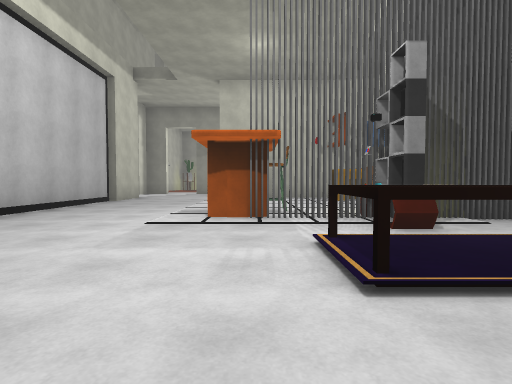
[1] (above)

14 first-person views from a walk through a scene from a Unity 3-D project. The camera is 1.2 m above the floor, tilts 2° down and sees 80° across. The floor is counted in squares, 2 m on a side. Each view is taken from the middle of a square. On the plan, view 1 faces up. The plan holds only what a view shows up to about 9 squares ahead; the rest is blank. The place goes on beyond the plan. The player character is not drawn. Surface patterns are stand-ins for the level's own textures.

[2]
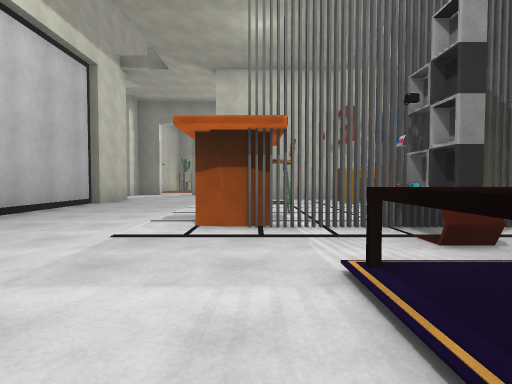

[3]
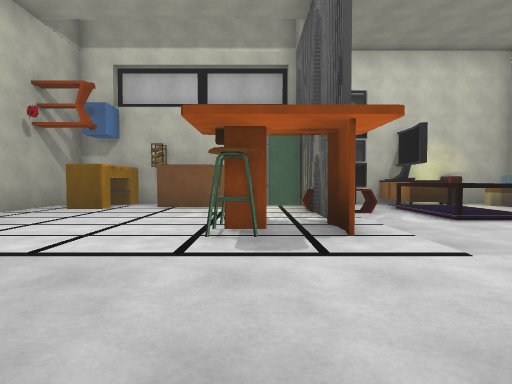

[4]
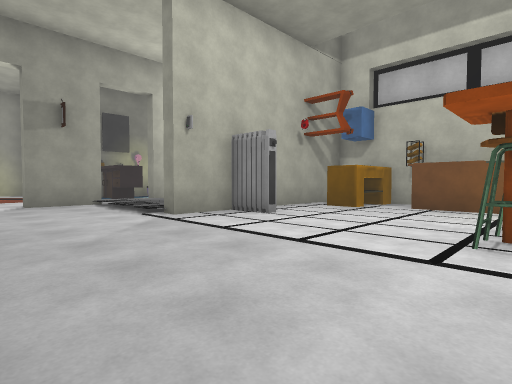

[5]
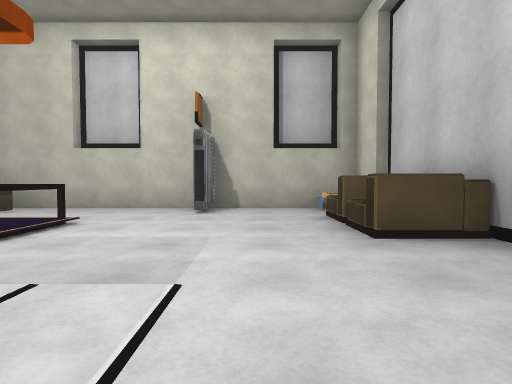

[6]
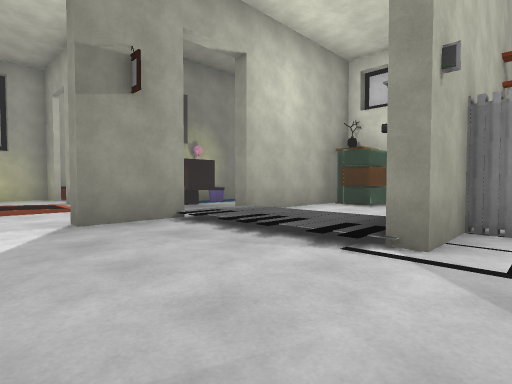

[7]
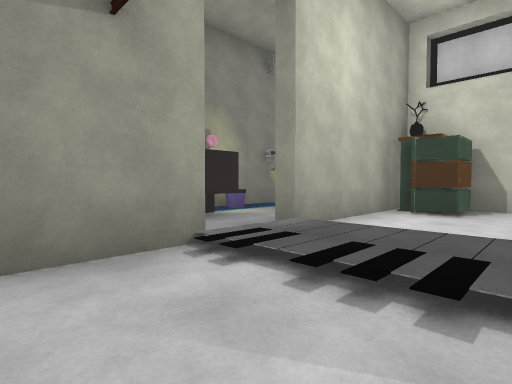

[8]
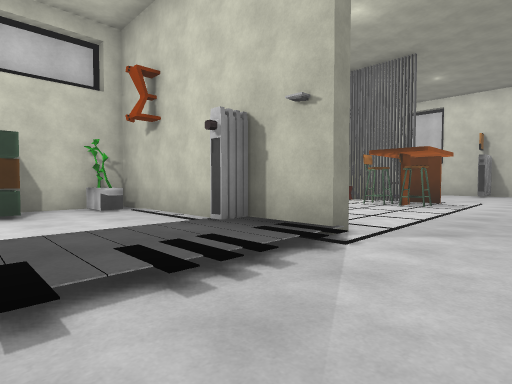

[9]
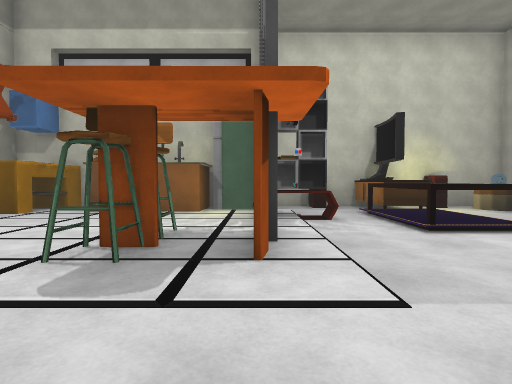

[10]
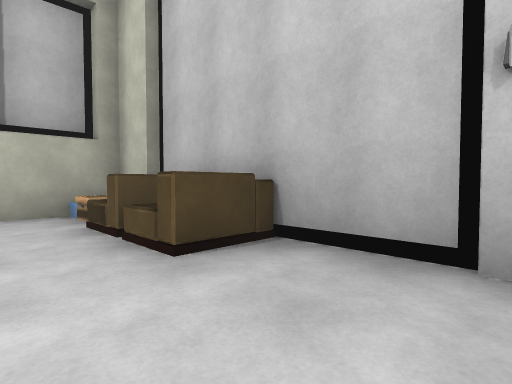

[11]
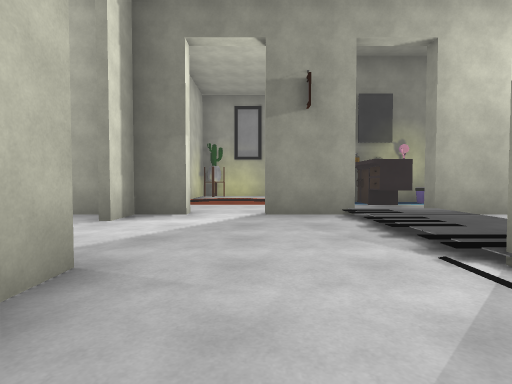

[12]
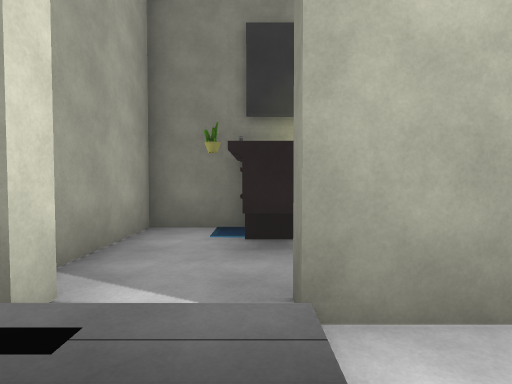

[13]
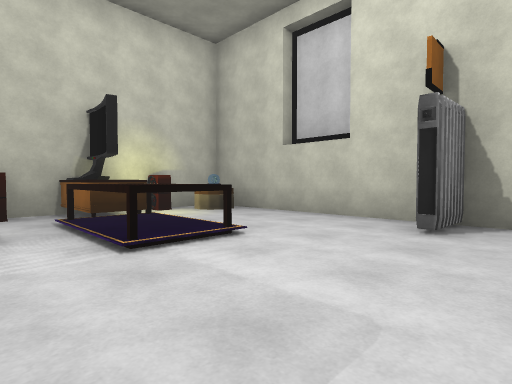

[14]
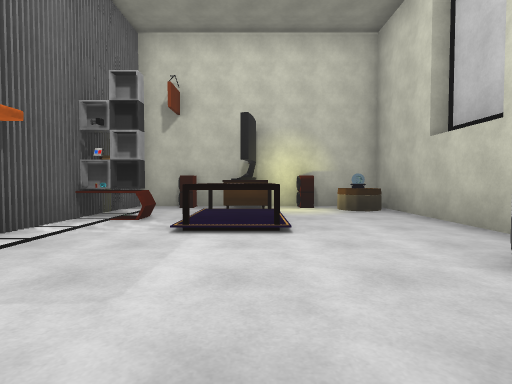

### Floor plan
Key: @ floor where view 1 was taken; # wall or solid block; . main floor; : floor 0.25 m higher than the main floor; / step, stairs or slope; O other object.
Columns run from 6 left of view 1 to 5 right of it. Each row starts with its distance up from view 1.
 18     #  #
 17   //#.##
 16   ..#.##
 15  #..#..####
 14 .#...::..OO
 13 .....::....#
 12  ....::...O#
 11  #...#O#####
 10  #....#..OO
  9  #.........#
  8  #.......OO
  7  #.......OO
  6  #...OO..O#
  5  #....O###O
  4  #......  O
  3  #O....OOOO
  2   O....OOOO
  1   O.......O
  0  #O..#@..OO
 -1  ##########

Where each view was taken, in squares from view 1:
view 1: 0 up, 0 right, facing up
view 2: 1 up, 0 right, facing up
view 3: 6 up, 4 left, facing right
view 4: 6 up, 4 left, facing up-right
view 5: 6 up, 2 left, facing down
view 6: 10 up, 4 left, facing up-right
view 7: 12 up, 3 left, facing up-right
view 8: 14 up, 3 left, facing down-right
view 9: 5 up, 3 left, facing right
view 10: 5 up, 2 left, facing down-left
view 11: 9 up, 3 left, facing up
view 12: 13 up, 0 right, facing up
view 13: 4 up, 2 left, facing down-right
view 14: 2 up, 3 left, facing right
